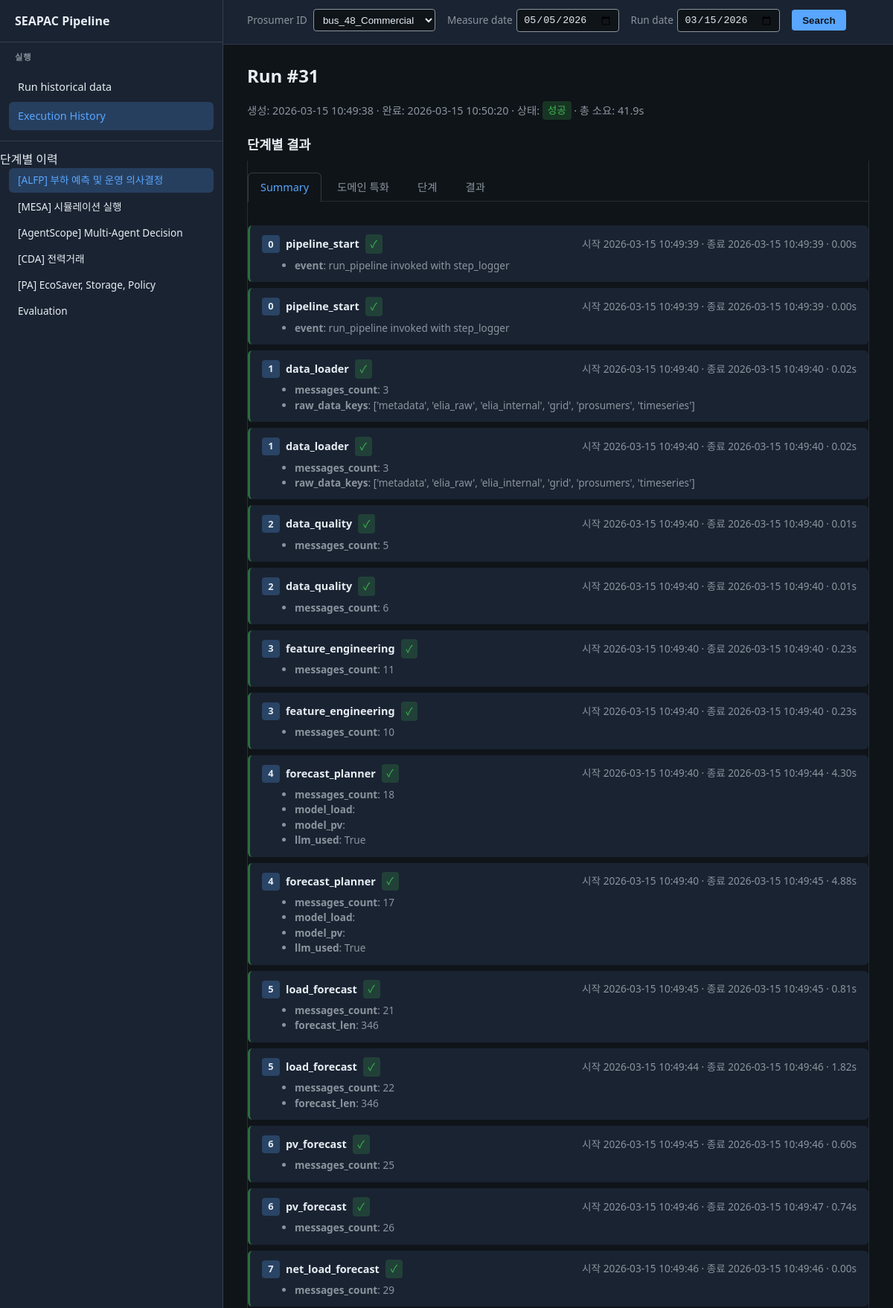
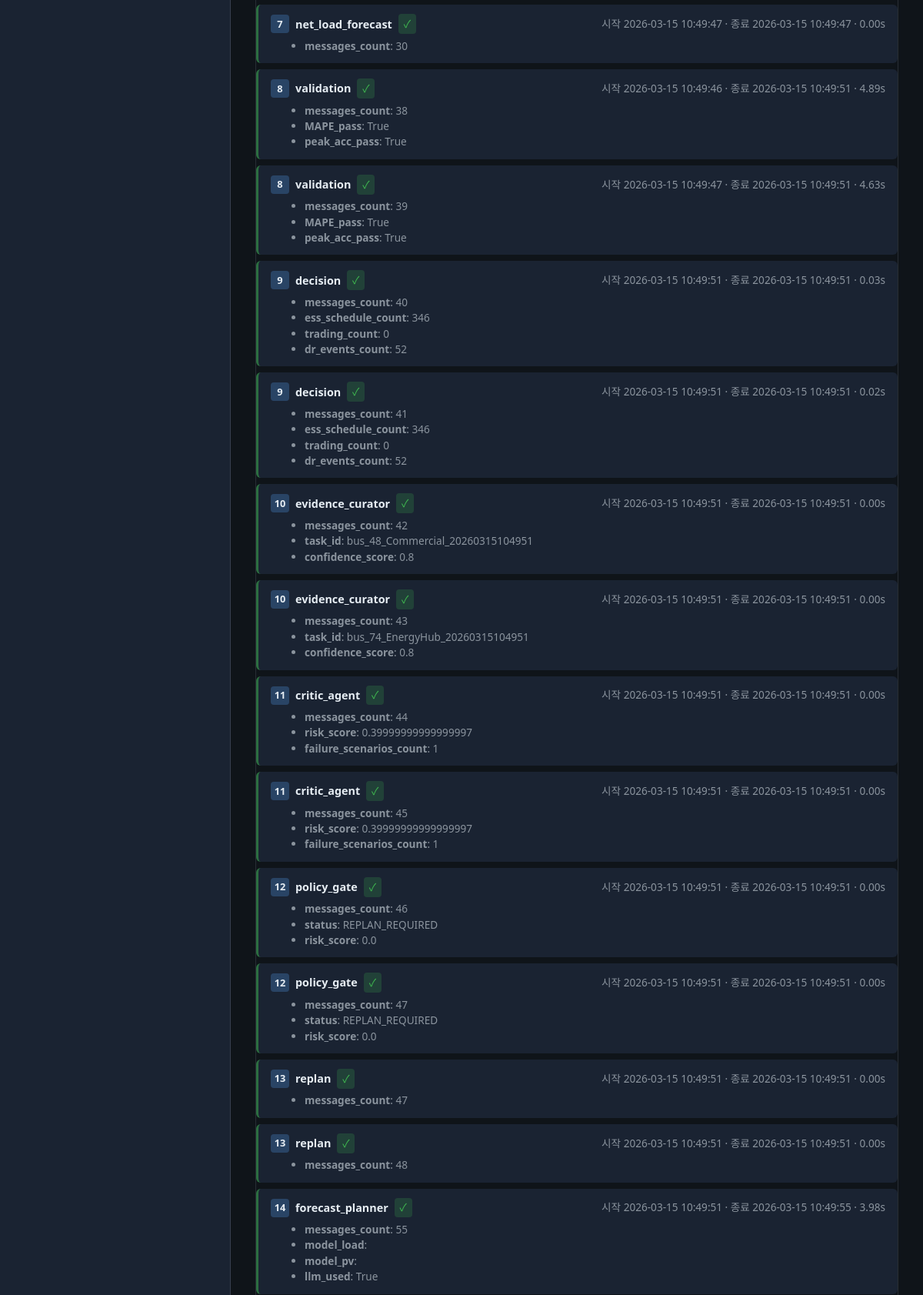
Page /runs/31 (upper part) on the committed database (2 pictures, top to bottom).
### tables this page shows
CREATE TABLE pipeline_run (
                id INTEGER PRIMARY KEY AUTOINCREMENT,
                created_at TEXT NOT NULL,
                finished_at TEXT,
                status TEXT NOT NULL DEFAULT 'running',
                total_elapsed_sec REAL,
                args_json TEXT,
                error_message TEXT
            , measure_date TEXT);

CREATE TABLE alfp_agent_step (
                id INTEGER PRIMARY KEY AUTOINCREMENT,
                run_id INTEGER NOT NULL,
                stage_order INTEGER NOT NULL,
                agent_name TEXT NOT NULL,
                step_order INTEGER NOT NULL,
                started_at TEXT NOT NULL,
                finished_at TEXT,
                elapsed_sec REAL,
                ok INTEGER NOT NULL DEFAULT 1,
                summary_json TEXT,
                error_text TEXT,
                FOREIGN KEY (run_id) REFERENCES pipeline_run(id)
            );

### pipeline_dashboard/app.py (the view)
@app.route("/runs/<int:run_id>")
def run_detail(run_id: int):
    init_db(_db_path())
    run = get_run_with_stages(run_id, db_path=_db_path())
    if run is None:
        abort(404)
    stages = run.get("stages", [])
    tabs = _stages_for_tabs(stages)
    db_path = _db_path()
    alfp_agent_steps = get_alfp_agent_steps(run_id, stage_order=1, db_path=db_path)
    if alfp_agent_steps is None:
        alfp_agent_steps = []
    alfp_domain_steps = get_alfp_domain_steps(run_id, stage_order=1, db_path=db_path)
    if alfp_domain_steps is None:
        alfp_domain_steps = []
    log.info("run_detail run_id=%s alfp_agent_steps count=%s domain_steps=%s db=%s", run_id, len(alfp_agent_steps), len(alfp_domain_steps), db_path)
    current_tab = request.args.get("tab", "1")
    current_sub = request.args.get("sub", "summary")
    if current_sub not in ("summary", "domain", "steps", "result"):
        current_sub = "summary"
    current_sub4 = request.args.get("sub4", "exec")
    if current_sub4 not in ("exec", "domain"):
        current_sub4 = "exec"
    cda_strategy_logs = []
    cda_negotiation_logs = []
    for s in stages:
        summary = s.get("summary") or {}
        if summary.get("strategy_reasoning_logs"):
            cda_strategy_logs = summary["strategy_reasoning_logs"]
        if summary.get("negotiation_logs"):
            cda_negotiation_logs = summary["negotiation_logs"]
    prosumer_options = _prosumer_options(_db_path())
    search_run_date = (run.get("created_at") or "")[:10]
    search_prosumer = (run.get("args") or {}).get("prosumer") or ""
    search_measure_date = run.get("measure_date") or ""
    return render_template(
        "run_detail.html",
        run=run,
        current_tab=current_tab,
        current_sub=current_sub,
        current_sub4=current_sub4,
        current_path=request.path,
        prosumer_options=prosumer_options,
        search_run_date=search_run_date,
        search_prosumer=search_prosumer,
        search_measure_date=search_measure_date,
        alfp_agent_steps=alfp_agent_steps,
        alfp_domain_steps=alfp_domain_steps,
        cda_strategy_logs=cda_strategy_logs,
        cda_negotiation_logs=cda_negotiation_logs,
        **tabs,
    )

### pipeline_dashboard/app.py (called while the page is built)
@app.before_request
def _log_request():
    log.info("Request  %s  %s", request.method, request.path)

def _output_dir() -> str:
    return os.environ.get("PIPELINE_DB_DIR", "output")

def _db_path() -> Path:
    db_dir = _output_dir()
    return get_db_path(PROJECT_ROOT / db_dir)

def _prosumer_options(db_path: Path):
    all_runs = get_runs(limit=500, db_path=db_path)
    prosumer_set = {r.get("args", {}).get("prosumer") for r in all_runs if (r.get("args") or {}).get("prosumer")}
    prosumer_set.add("bus_48_Commercial")
    return sorted(prosumer_set)

### pipeline_dashboard/db.py (called while the page is built)
def get_db_path(db_dir: Path | str | None = None) -> Path:
    if db_dir is None:
        db_dir = _DEFAULT_DB_DIR
    return Path(db_dir) / _DB_FILENAME

def _connect(db_path: Path) -> sqlite3.Connection:
    db_path.parent.mkdir(parents=True, exist_ok=True)
    conn = sqlite3.connect(str(db_path))
    conn.row_factory = sqlite3.Row
    return conn

### pipeline_dashboard/templates/run_detail.html (shortened to what this page needs)
{% extends "base.html" %}
{% block main_top %}
  <form class="search-bar step-search-bar" method="get" action="{{ url_for('run_detail_by_search') }}" id="step-search-form">
    <span><label for="step-search-prosumer">Prosumer ID</label>
      <select name="prosumer" id="step-search-prosumer">
        {% for p in (prosumer_options or []) %}
        <option value="{{ p|e }}" {% if p == search_prosumer %}selected{% endif %}>{{ p }}</option>
        {% endfor %}
      </select>
    </span>
    <span class="date-field">
      <label for="step-search-measure-date">Measure date</label>
      <input type="date" id="step-search-measure-date" name="measure_date" value="{{ search_measure_date|e }}" aria-label="Measure date">
    </span>
    <span class="date-field">
      <label for="step-search-run-date">Run date</label>
      <input type="date" id="step-search-run-date" name="run_date" value="{{ search_run_date|e }}" aria-label="Run date">
    </span>
    <button type="submit">Search</button>
  </form>
{% endblock %}
{% block content %}
  <h1>Run #{{ run.id }}</h1>
  <div class="run-meta">
    생성: {{ run.created_at }}
    {% if run.finished_at %} · 완료: {{ run.finished_at }}{% endif %}
    · 상태:
    {% if run.status == 'success' %}
      <span class="badge badge-success">성공</span>
    {% elif run.status == 'failure' %}
      <span class="badge badge-failure">실패</span>
    {% else %}
      <span class="badge badge-running">실행 중</span>
    {% endif %}
    {% if run.total_elapsed_sec is not none %}
      · 총 소요: {{ "%.1f"|format(run.total_elapsed_sec) }}s
    {% endif %}
  </div>
  {% set _ct = (current_tab|default('1'))|string %}
  {% set _sub4 = current_sub4|default('exec') %}
  <section class="step-results-section" aria-label="단계별 결과">
  <h2 style="font-size: 1.1rem; margin: 1.25rem 0 0.5rem 0;">단계별 결과</h2>
  {% set _sub = current_sub|default('summary') %}
  <div id="tab-1" class="detail-panel {% if _ct == '1' %}active{% endif %}">
    <div class="sub-tabs" role="tablist">
      <a href="#" class="sub-tab {% if _sub == 'summary' %}active{% endif %}" data-subtab="sub-summary" data-sub="summary" role="tab" aria-selected="{% if _sub == 'summary' %}true{% else %}false{% endif %}">Summary</a>
      <a href="#" class="sub-tab {% if _sub == 'domain' %}active{% endif %}" data-subtab="sub-domain" data-sub="domain" role="tab" aria-selected="{% if _sub == 'domain' %}true{% else %}false{% endif %}">도메인 특화</a>
      <a href="#" class="sub-tab {% if _sub == 'steps' %}active{% endif %}" data-subtab="sub-steps" data-sub="steps" role="tab" aria-selected="{% if _sub == 'steps' %}true{% else %}false{% endif %}">단계</a>
      <a href="#" class="sub-tab {% if _sub == 'result' %}active{% endif %}" data-subtab="sub-result" data-sub="result" role="tab" aria-selected="{% if _sub == 'result' %}true{% else %}false{% endif %}">결과</a>
    </div>
    <div id="sub-summary" class="sub-panel {% if _sub == 'summary' %}active{% endif %}" role="tabpanel">
      {% if (alfp_agent_steps or []) %}
      <div class="alfp-agent-steps">
        {% for step in (alfp_agent_steps or []) %}
        <div class="agent-step {% if not step.ok %}agent-step-fail{% endif %}">
          <div class="agent-step-header">
            <span class="agent-step-order">{{ step.step_order }}</span>
            <span class="agent-step-name">{{ step.agent_name }}</span>
            {% if step.ok %}<span class="badge badge-success">✓</span>{% else %}<span class="badge badge-failure">✗</span>{% endif %}
            <span class="agent-step-time">시작 {{ step.started_at }}{% if step.finished_at %} · 종료 {{ step.finished_at }}{% endif %}{% if step.elapsed_sec is not none %} · {{ "%.2f"|format(step.elapsed_sec) }}s{% endif %}</span>
          </div>
          {% if step.summary and step.summary.items() %}
          <ul class="agent-step-summary">{% for key, val in step.summary.items() %}<li><strong>{{ key }}</strong>: {{ val }}</li>{% endfor %}</ul>
          {% else %}
          <p class="agent-step-summary" style="margin: 0.35rem 0 0 1.75rem; color: var(--muted);">summary 없음</p>
          {% endif %}
        </div>
        {% endfor %}
      </div>
      {% else %}
      <p class="no-content">기록된 Agent 단계가 없습니다.</p>
      {% endif %}
    </div>
  </div>
  </section>
{% endblock %}

### rows in the picture
pipeline_run: measure_date "05/05/2026", id "31", created_at "2026-03-15 10:49:38", finished_at "2026-03-15 10:50:20", total_elapsed_sec "41.9"
alfp_agent_step: step_order "0", agent_name "pipeline_start", started_at "2026-03-15 10:49:39", finished_at "2026-03-15 10:49:39", elapsed_sec "0.00", summary "event", summary "run_pipeline invoked with step_logger"
alfp_agent_step: step_order "0", agent_name "pipeline_start", started_at "2026-03-15 10:49:39", finished_at "2026-03-15 10:49:39", elapsed_sec "0.00", summary "event", summary "run_pipeline invoked with step_logger"
alfp_agent_step: step_order "1", agent_name "data_loader", started_at "2026-03-15 10:49:40", finished_at "2026-03-15 10:49:40", elapsed_sec "0.02", summary "messages_count" "raw_data_keys", summary "3" "['metadata', 'elia_raw', 'elia_internal', 'grid', 'prosumers', 'timeseries']"
alfp_agent_step: step_order "1", agent_name "data_loader", started_at "2026-03-15 10:49:40", finished_at "2026-03-15 10:49:40", elapsed_sec "0.02", summary "messages_count" "raw_data_keys", summary "3" "['metadata', 'elia_raw', 'elia_internal', 'grid', 'prosumers', 'timeseries']"
alfp_agent_step: step_order "2", agent_name "data_quality", started_at "2026-03-15 10:49:40", finished_at "2026-03-15 10:49:40", elapsed_sec "0.01", summary "messages_count", summary "5"
alfp_agent_step: step_order "2", agent_name "data_quality", started_at "2026-03-15 10:49:40", finished_at "2026-03-15 10:49:40", elapsed_sec "0.01", summary "messages_count", summary "6"
alfp_agent_step: step_order "3", agent_name "feature_engineering", started_at "2026-03-15 10:49:40", finished_at "2026-03-15 10:49:40", elapsed_sec "0.23", summary "messages_count", summary "11"
alfp_agent_step: step_order "3", agent_name "feature_engineering", started_at "2026-03-15 10:49:40", finished_at "2026-03-15 10:49:40", elapsed_sec "0.23", summary "messages_count", summary "10"
alfp_agent_step: step_order "4", agent_name "forecast_planner", started_at "2026-03-15 10:49:40", finished_at "2026-03-15 10:49:44", elapsed_sec "4.30", summary "messages_count" "model_load" "model_pv" "llm_used", summary "18" "True"
alfp_agent_step: step_order "4", agent_name "forecast_planner", started_at "2026-03-15 10:49:40", finished_at "2026-03-15 10:49:45", elapsed_sec "4.88", summary "messages_count" "model_load" "model_pv" "llm_used", summary "17" "True"
alfp_agent_step: step_order "5", agent_name "load_forecast", started_at "2026-03-15 10:49:45", finished_at "2026-03-15 10:49:45", elapsed_sec "0.81", summary "messages_count" "forecast_len", summary "21" "346"
alfp_agent_step: step_order "5", agent_name "load_forecast", started_at "2026-03-15 10:49:44", finished_at "2026-03-15 10:49:46", elapsed_sec "1.82", summary "messages_count" "forecast_len", summary "22" "346"
alfp_agent_step: step_order "6", agent_name "pv_forecast", started_at "2026-03-15 10:49:45", finished_at "2026-03-15 10:49:46", elapsed_sec "0.60", summary "messages_count", summary "25"
alfp_agent_step: step_order "6", agent_name "pv_forecast", started_at "2026-03-15 10:49:46", finished_at "2026-03-15 10:49:47", elapsed_sec "0.74", summary "messages_count", summary "26"
alfp_agent_step: step_order "7", agent_name "net_load_forecast", started_at "2026-03-15 10:49:46", finished_at "2026-03-15 10:49:46", elapsed_sec "0.00", summary "messages_count", summary "29"
alfp_agent_step: step_order "7", agent_name "net_load_forecast", started_at "2026-03-15 10:49:47", finished_at "2026-03-15 10:49:47", elapsed_sec "0.00", summary "messages_count", summary "30"
alfp_agent_step: step_order "8", agent_name "validation", started_at "2026-03-15 10:49:46", finished_at "2026-03-15 10:49:51", elapsed_sec "4.89", summary "messages_count" "MAPE_pass" "peak_acc_pass", summary "38" "True" "True"
alfp_agent_step: step_order "8", agent_name "validation", started_at "2026-03-15 10:49:47", finished_at "2026-03-15 10:49:51", elapsed_sec "4.63", summary "messages_count" "MAPE_pass" "peak_acc_pass", summary "39" "True" "True"
alfp_agent_step: step_order "9", agent_name "decision", started_at "2026-03-15 10:49:51", finished_at "2026-03-15 10:49:51", elapsed_sec "0.03", summary "messages_count" "ess_schedule_count" "trading_count" "dr_events_count", summary "40" "346" "0" "52"
alfp_agent_step: step_order "9", agent_name "decision", started_at "2026-03-15 10:49:51", finished_at "2026-03-15 10:49:51", elapsed_sec "0.02", summary "messages_count" "ess_schedule_count" "trading_count" "dr_events_count", summary "41" "346" "0" "52"
alfp_agent_step: step_order "10", agent_name "evidence_curator", started_at "2026-03-15 10:49:51", finished_at "2026-03-15 10:49:51", elapsed_sec "0.00", summary "messages_count" "task_id" "confidence_score", summary "42" "bus_48_Commercial_20260315104951" "0.8"
alfp_agent_step: step_order "10", agent_name "evidence_curator", started_at "2026-03-15 10:49:51", finished_at "2026-03-15 10:49:51", elapsed_sec "0.00", summary "messages_count" "task_id" "confidence_score", summary "43" "bus_74_EnergyHub_20260315104951" "0.8"
alfp_agent_step: step_order "11", agent_name "critic_agent", started_at "2026-03-15 10:49:51", finished_at "2026-03-15 10:49:51", elapsed_sec "0.00", summary "messages_count" "risk_score" "failure_scenarios_count", summary "44" "0.39999999999999997" "1"
alfp_agent_step: step_order "11", agent_name "critic_agent", started_at "2026-03-15 10:49:51", finished_at "2026-03-15 10:49:51", elapsed_sec "0.00", summary "messages_count" "risk_score" "failure_scenarios_count", summary "45" "0.39999999999999997" "1"
alfp_agent_step: step_order "12", agent_name "policy_gate", started_at "2026-03-15 10:49:51", finished_at "2026-03-15 10:49:51", elapsed_sec "0.00", summary "messages_count" "status" "risk_score", summary "46" "REPLAN_REQUIRED" "0.0"
alfp_agent_step: step_order "12", agent_name "policy_gate", started_at "2026-03-15 10:49:51", finished_at "2026-03-15 10:49:51", elapsed_sec "0.00", summary "messages_count" "status" "risk_score", summary "47" "REPLAN_REQUIRED" "0.0"
alfp_agent_step: step_order "13", agent_name "replan", started_at "2026-03-15 10:49:51", finished_at "2026-03-15 10:49:51", elapsed_sec "0.00", summary "messages_count", summary "47"
alfp_agent_step: step_order "13", agent_name "replan", started_at "2026-03-15 10:49:51", finished_at "2026-03-15 10:49:51", elapsed_sec "0.00", summary "messages_count", summary "48"
alfp_agent_step: step_order "14", agent_name "forecast_planner", started_at "2026-03-15 10:49:51", finished_at "2026-03-15 10:49:55", elapsed_sec "3.98", summary "messages_count" "model_load" "model_pv" "llm_used", summary "55" "True"

### other values in the picture
form field prosumer "bus_48_Commercial"
